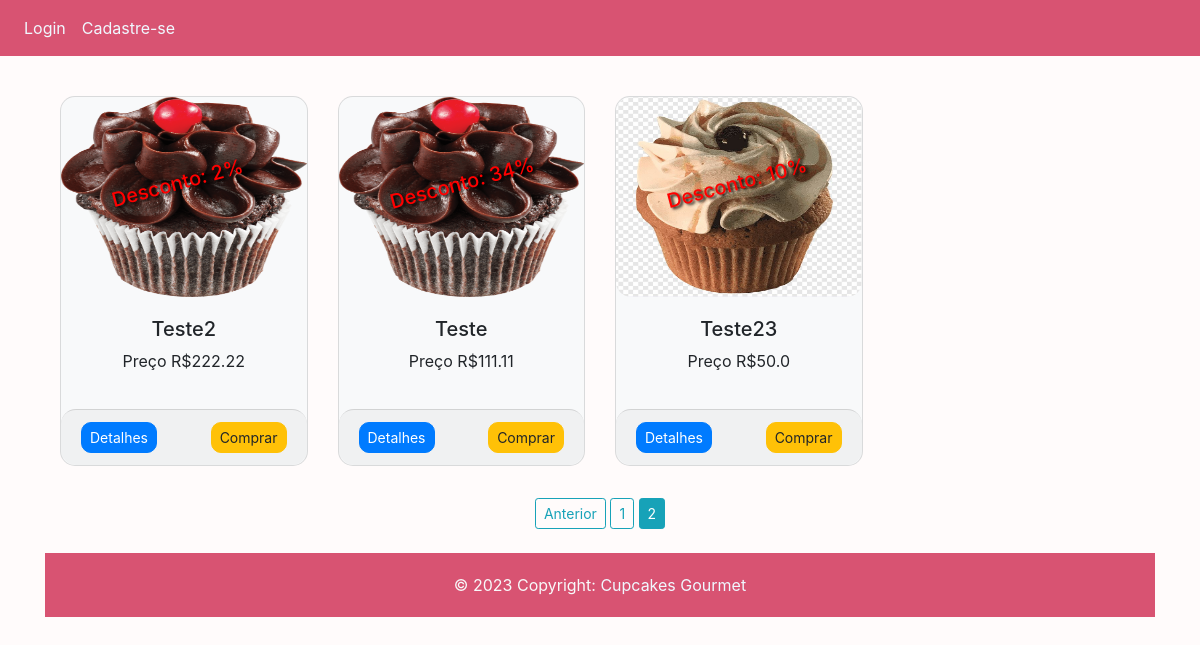
Page /?page=2 on the earlier database version.
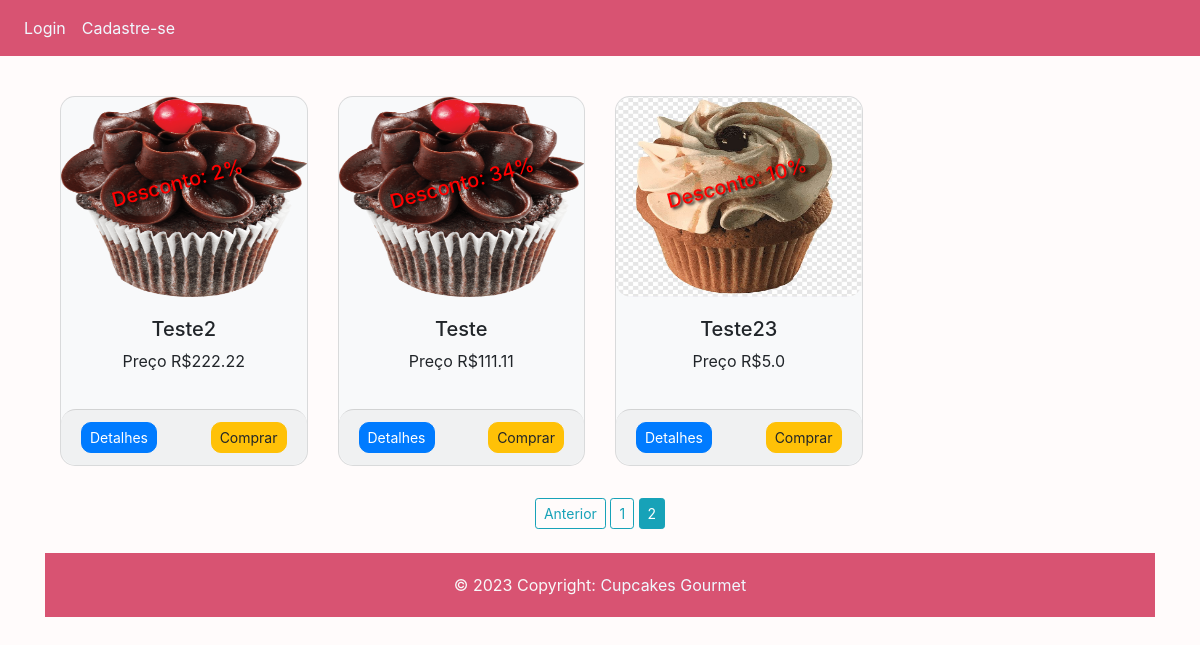
Same page on the later database version.
### website/models.py (models this page shows)
class Product(db.Model):
    __seachbale__ = ['name', 'description'] # Itens que poderão ser pesquisados pelo flask_msearch
    id = db.Column(db.Integer, primary_key=True)
    name = db.Column(db.String(80), nullable=False)
    price = db.Column(db.Float, nullable=False)
    discount = db.Column(db.Integer, default=0)
    stock = db.Column(db.Integer, nullable=False)
    description = db.Column(db.String(200), nullable=False)
    user_id = db.Column(db.Integer, db.ForeignKey('user.id'))
    pub_date = db.Column(db.DateTime, nullable=False, default=datetime.now)
    img = db.Column(db.String(150), nullable=False, default='image.jpg')

### website/auth.py (the view)
@auth.route('/') #Home
def home():
    page = request.args.get('page',1, type=int)
    products = Product.query.filter(Product.stock > 0).order_by(
        Product.id.desc()).paginate(page=page, per_page= 8) # Buscar os produtos(Product) que estão na base de dados, ordena por ID e define a quantidade de produtos por pagina
    return render_template('home.html', user=current_user, products = products) # Colocar a relação de produtos(Product) encontrados na variavel products para enviar ao home.html

### website/templates/home.html (shortened to what this page needs)
{% extends "base.html" %} {% block title %}Home{% endblock %} {% block content%}
<div class="container">
    <br />
    <div class="row">
        {% for product in products.items %}
        <div class="col-md-3 mt-3">
            <div class="card bg-light mb-3" style="max-width: 18rem; border-radius: 15px;">
                <img src="{{url_for('static', filename='images/' + product.img)}}" alt="product.name" class="card-img-top" height="200" style="border-radius: 15px;">
                <div class="card-body">
                    {% if product.discount > 0 %}
                     <h5 style="text-shadow: 2px 2px 3px #000000; color: #F00; transform: rotate(-15deg); position:absolute; top:20%; left: 20%;"> Desconto: {{product.discount}}%</h5>
                    {% endif %}
                    <h5 class="text-center">{{product.name}}</h5>
                    <p class="text-center">Preço R${{product.price}}</p>
                </div>
                <div class="card-footer" style="border-radius: 15px;">
                    <a href="{{url_for('auth.single_page', id= product.id)}}" class="float-left btn btn-sm btn-primary" style="border-radius: 10px;">Detalhes</a>
                    <form action="{{url_for('auth.AddCart')}}" method="post">
                        <button type="submit" class="btn btn-sm btn-warning float-right" style="border-radius: 10px;"> Comprar </button>
                    </form>
                </div>
            </div>
        </div>
        {% endfor %}
    </div>
    <div class="row">
        <div class="col text-center">
            {% if products.has_prev %}
            <a href="{{url_for('auth.home', page=products.prev_num)}}" class="btn btn-outline-info btn-sm mt-3">Anterior</a>
            {% endif %}
            {% if products.total > 8 %}
            {% for page_num in products.iter_pages(left_edge=1, right_edge=2, left_current=1, right_current=2) %}
            {% if page_num %}
            {% if products.page == page_num %}
            <a href="{{url_for('auth.home', page=page_num)}}" class="btn btn-info btn-sm mt-3">{{page_num}}</a>
            {% else %}
            <a href="{{url_for('auth.home', page=page_num)}}" class="btn btn-outline-info btn-sm mt-3">{{page_num}}</a>
            {% endif %}
            {% else %}
            ...
            {% endif %}
            {% endfor %}
            {% endif %}
        </div>
    </div>
</div>
<br />
<footer class="text-light">
    <div class="text-center" style="background-color: #d85372; padding: 20px;" >
      &copy 2023 Copyright: <a href="#" style="color: aliceblue;">Cupcakes Gourmet</a>
    </div>
</footer>
{% endblock%}

### website/templates/base.html (shortened to what this page needs)
<!DOCTYPE html>
<html>
  <head>
    <link
      rel="stylesheet"
      href="https://stackpath.bootstrapcdn.com/bootstrap/4.4.1/css/bootstrap.min.css"
    />
    <link
      rel="stylesheet"
      href="https://stackpath.bootstrapcdn.com/font-awesome/4.7.0/css/font-awesome.min.css"
    />
  </head>
  <body>
    <nav
      class="navbar navbar-expand-lg navbar-light"
      style="background-color: #d85372"
    >
      <div class="collapse navbar-collapse" id="navbar">
        <div class="navbar-nav">
          {%if user.is_authenticated%}
          <a class="nav-item nav-link" id="home" href="/" style="color: aliceblue">Home</a>
          <a class="nav-item nav-link" id="addProduct" href="/addProduct"  style="color: aliceblue">Adicionar produto</a>
          <a class="nav-item nav-link" id="stock" href="/stock"  style="color: aliceblue">Estoque</a>
          <a class="nav-item nav-link" id="user" href="{{url_for('auth.updateuserinfo', id=user.id)}}"  style="color: aliceblue">Meu perfil</a>
          <a class="nav-item nav-link" id="orders" href="{{url_for('auth.allorders')}}"  style="color: aliceblue">Pedidos</a>
          <li class="nav-item">
            <a class="nav-link disable" href="{{url_for('auth.getCart')}}" style="color: aliceblue" tabindex="-1">Carrinho({{session['Shoppingcart']|length}})</a>
          </li>
          <a class="nav-item nav-link" id="logout" href="{{url_for('auth.logout')}}"  style="color: aliceblue" data-toggle="modal" data-target="#modalExemplo">Logout</a>
          {%else %}
          <a class="nav-item nav-link" id="login" href="/login" style="color: aliceblue">Login</a>
          <a class="nav-item nav-link" id="signUp" href="/sign-up" style="color: aliceblue">Cadastre-se</a>
          {% endif %}
        </div>
      </div>
    </nav>
    <div class="container">{% block content %} {% endblock %}</div>
  </body>
</html>

### website/templates/base.html (style rules this page uses)
body { background-color: #fffbfb; }

Differences in the rows shown:
changed Product "Teste23": price "50.0" → "5.0"
